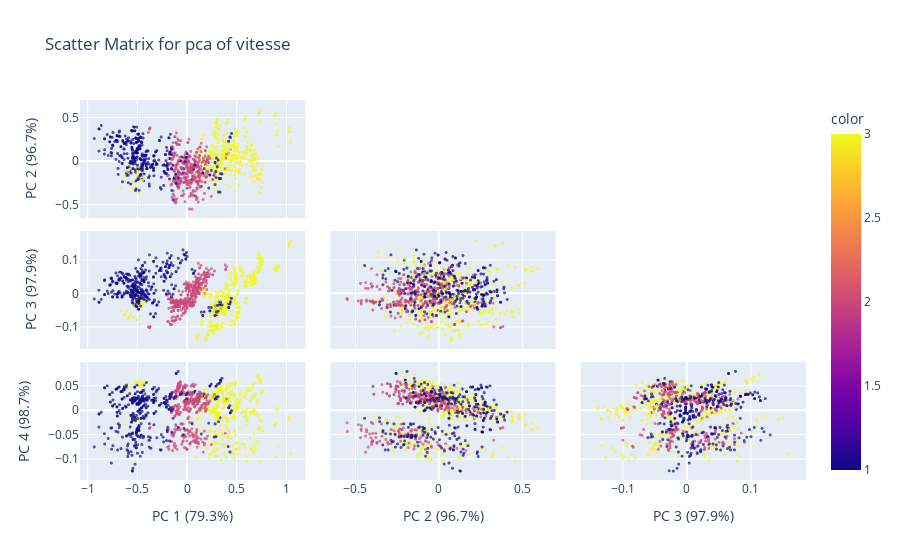

Notebook cell for this chart:
### Code cell
scatter_matrix(df_speed_normalize_filter, "vitesse", *X_speed.columns)

### Figure 1 — Plotly figure (JSON) as saved in the notebook; plotly's stock layout.template omitted (floating-point values rounded to 4 significant figures; data arrays with more than 128 entries replaced by an {"elided": "..."} marker saying what was removed)
{"data": [{"dimensions": [{"axis": {"matches": true}, "label": "PC 1 (79.3%)", "values": {"elided": "1152 float values"}}, {"axis": {"matches": true}, "label": "PC 2 (96.7%)", "values": {"elided": "1152 float values"}}, {"axis": {"matches": true}, "label": "PC 3 (97.9%)", "values": {"elided": "1152 float values"}}, {"axis": {"matches": true}, "label": "PC 4 (98.7%)", "values": {"elided": "1152 float values"}}], "hovertemplate": "%{xaxis.title.text}=%{x}<br>%{yaxis.title.text}=%{y}<br>color=%{marker.color}<extra></extra>", "legendgroup": "", "marker": {"color": {"elided": "1152 float values"}, "coloraxis": "coloraxis", "symbol": "circle", "opacity": 0.7, "size": 3}, "name": "", "showlegend": false, "type": "splom", "diagonal": {"visible": false}, "showlowerhalf": true, "showupperhalf": false}], "layout": {"coloraxis": {"colorbar": {"title": {"text": "color"}}, "colorscale": [[0.0, "#0d0887"], [0.1111, "#46039f"], [0.2222, "#7201a8"], [0.3333, "#9c179e"], [0.4444, "#bd3786"], [0.5556, "#d8576b"], [0.6667, "#ed7953"], [0.7778, "#fb9f3a"], [0.8889, "#fdca26"], [1.0, "#f0f921"]]}, "legend": {"tracegroupgap": 0}, "title": {"text": "Scatter Matrix for pca of vitesse"}, "dragmode": "select"}}
